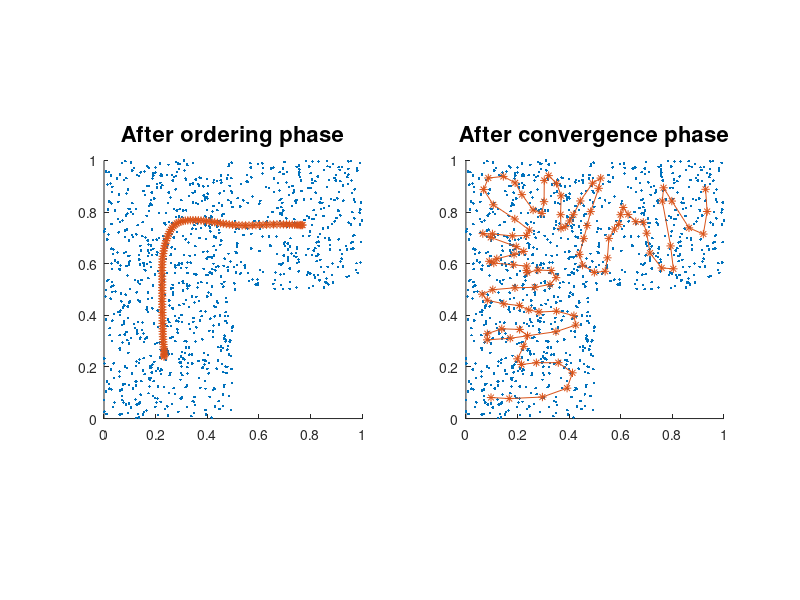

Reproduce this figure in MATLAB.
clear all
close all
nbrOfPoints = 1000;
xPoints = zeros(1,nbrOfPoints);
yPoints = zeros(1,nbrOfPoints);

nbrOfAddedPoints = 0;
while nbrOfAddedPoints < nbrOfPoints
  xTmp = rand;
  yTmp = rand;
  if ~(xTmp > .5 && yTmp < 0.5 )
    nbrOfAddedPoints = nbrOfAddedPoints +1;
    xPoints(nbrOfAddedPoints) = xTmp;
    yPoints(nbrOfAddedPoints) = yTmp;
  end
end
patterns = [xPoints; yPoints];
%subplot(1,3,1)
%hold on
%plot(xPoints, yPoints, '.')
nbrOfOutputNeurons = 100;
weights = 2*rand(2,nbrOfOutputNeurons)-1;
%plot(weights(1,:),weights(2,:),'*-')
%title('Initialization')
%axis('square')
%drawnow


tOrder = 1000;
sigma0 = 100;
ts = 300;
eta0 = 0.1;

eta=@(t) eta0 * exp(-t/ts);
sigma=@(t) sigma0 * exp(-t/ts);
Lambda=@(i,i0,sigma) exp(-abs(i-i0)^2/(2*sigma^2));

subplot(1,2,1)
hold on
plot(xPoints, yPoints, '.')
weightPlotHandle = plot(weights(1,:),weights(2,:),'*-');
title('After ordering phase','fontsize', 16)
axis('square')
drawnow

% Ordering Phase
for t = 1:tOrder
  randomPattern = patterns(:,randi([1 nbrOfPoints]));
  winningNeuronI = 0;
  minimumDistance = inf;
  for j = 1:nbrOfOutputNeurons
    distance = norm(weights(:,j)-randomPattern);
    if distance < minimumDistance
      minimumDistance = distance;
      winningNeuronI = j;
    end
  end
  
  sigmaT = sigma(t);
  etaT = eta(t);
  for j = 1:nbrOfOutputNeurons
    dWeight = etaT * Lambda(j,winningNeuronI,sigmaT) * (randomPattern-weights(:,j));
    weights(:,j) = weights(:,j) + dWeight;
  end
  
  set(weightPlotHandle, 'XData', weights(1,:));
  set(weightPlotHandle, 'YData', weights(2,:));
  drawnow

end



% Convergence Phase
sigma = 0.9;
eta = 0.01;
tConvergence = 2*10^4;

subplot(1,2,2)

hold on
plot(xPoints, yPoints, '.')
convPlotHandle = plot(weights(1,:),weights(2,:),'*-');
title('After convergence phase','fontsize', 16)
axis('square')
drawnow

for t = 1:tConvergence
  randomPattern = patterns(:,randi([1 nbrOfPoints]));
  winningNeuronI = 0;
  minimumDistance = inf;
  for j = 1:nbrOfOutputNeurons
    distance = norm(weights(:,j)-randomPattern);
    if distance < minimumDistance
      minimumDistance = distance;
      winningNeuronI = j;
    end
  end
  
  for j = 1:nbrOfOutputNeurons
    dWeight = eta * Lambda(j,winningNeuronI,sigma) * (randomPattern-weights(:,j));
    weights(:,j) = weights(:,j) + dWeight;
  end
  
  if mod(t,50) == 0
    set(convPlotHandle, 'XData', weights(1,:));
    set(convPlotHandle, 'YData', weights(2,:));
    drawnow
  end
  
end





